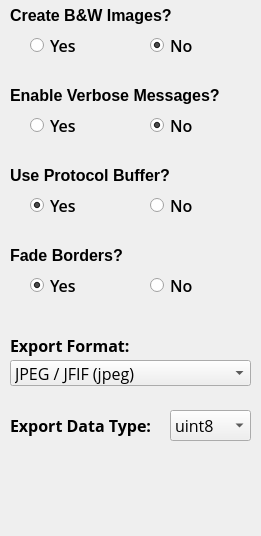
        <widget class="QWidget" name="page_2">
         <property name="geometry">
          <rect>
           <x>0</x>
           <y>0</y>
           <width>261</width>
           <height>536</height>
          </rect>
         </property>
         <attribute name="label">
          <string>Output Options</string>
         </attribute>
         <widget class="QLabel" name="label_50">
          <property name="geometry">
           <rect>
            <x>10</x>
            <y>240</y>
            <width>241</width>
            <height>31</height>
           </rect>
          </property>
          <property name="font">
           <font>
            <pointsize>12</pointsize>
            <weight>75</weight>
            <bold>true</bold>
           </font>
          </property>
          <property name="text">
           <string>Fade Borders?</string>
          </property>
         </widget>
         <widget class="QGroupBox" name="grpProtocol">
          <property name="geometry">
           <rect>
            <x>10</x>
            <y>190</y>
            <width>241</width>
            <height>31</height>
           </rect>
          </property>
          <property name="styleSheet">
           <string notr="true">font-family: Open Sans;
font-size: 16px;
font-style: normal;
font-variant: normal;
font-weight: 500;
border:0;</string>
          </property>
          <property name="title">
           <string/>
          </property>
          <widget class="QRadioButton" name="rdoPBYes">
           <property name="geometry">
            <rect>
             <x>20</x>
             <y>0</y>
             <width>86</width>
             <height>31</height>
            </rect>
           </property>
           <property name="text">
            <string>Yes</string>
           </property>
           <property name="checked">
            <bool>true</bool>
           </property>
          </widget>
          <widget class="QRadioButton" name="rdoPBNo">
           <property name="geometry">
            <rect>
             <x>140</x>
             <y>0</y>
             <width>86</width>
             <height>31</height>
            </rect>
           </property>
           <property name="text">
            <string>No</string>
           </property>
           <property name="checked">
            <bool>false</bool>
           </property>
          </widget>
         </widget>
         <widget class="QGroupBox" name="grpFade">
          <property name="geometry">
           <rect>
            <x>10</x>
            <y>270</y>
            <width>241</width>
            <height>31</height>
           </rect>
          </property>
          <property name="styleSheet">
           <string notr="true">font-family: Open Sans;
font-size: 16px;
font-style: normal;
font-variant: normal;
font-weight: 500;
border:0;</string>
          </property>
          <property name="title">
           <string/>
          </property>
          <widget class="QRadioButton" name="rdoFadeYes">
           <property name="geometry">
            <rect>
             <x>20</x>
             <y>0</y>
             <width>86</width>
             <height>31</height>
            </rect>
           </property>
           <property name="text">
            <string>Yes</string>
           </property>
           <property name="checked">
            <bool>true</bool>
           </property>
          </widget>
          <widget class="QRadioButton" name="rdoFadeNo">
           <property name="geometry">
            <rect>
             <x>140</x>
             <y>0</y>
             <width>86</width>
             <height>31</height>
            </rect>
           </property>
           <property name="text">
            <string>No</string>
           </property>
           <property name="checked">
            <bool>false</bool>
           </property>
          </widget>
         </widget>
         <widget class="QLabel" name="label_19">
          <property name="geometry">
           <rect>
            <x>10</x>
            <y>160</y>
            <width>241</width>
            <height>31</height>
           </rect>
          </property>
          <property name="font">
           <font>
            <pointsize>12</pointsize>
            <weight>75</weight>
            <bold>true</bold>
           </font>
          </property>
          <property name="text">
           <string>Use Protocol Buffer?</string>
          </property>
         </widget>
         <widget class="QGroupBox" name="grpBW">
          <property name="geometry">
           <rect>
            <x>10</x>
            <y>30</y>
            <width>241</width>
            <height>31</height>
           </rect>
          </property>
          <property name="styleSheet">
           <string notr="true">font-family: Open Sans;
font-size: 16px;
font-style: normal;
font-variant: normal;
font-weight: 500;
border:0;</string>
          </property>
          <property name="title">
           <string/>
          </property>
          <widget class="QRadioButton" name="rdoBWYes">
           <property name="geometry">
            <rect>
             <x>20</x>
             <y>0</y>
             <width>86</width>
             <height>31</height>
            </rect>
           </property>
           <property name="text">
            <string>Yes</string>
           </property>
          </widget>
          <widget class="QRadioButton" name="rdoBWNo">
           <property name="geometry">
            <rect>
             <x>140</x>
             <y>0</y>
             <width>86</width>
             <height>31</height>
            </rect>
           </property>
           <property name="text">
            <string>No</string>
           </property>
           <property name="checked">
            <bool>true</bool>
           </property>
          </widget>
         </widget>
         <widget class="QGroupBox" name="grpVerbose">
          <property name="geometry">
           <rect>
            <x>10</x>
            <y>110</y>
            <width>241</width>
            <height>31</height>
           </rect>
          </property>
          <property name="styleSheet">
           <string notr="true">font-family: Open Sans;
font-size: 16px;
font-style: normal;
font-variant: normal;
font-weight: 500;
border:0;</string>
          </property>
          <property name="title">
           <string/>
          </property>
          <widget class="QRadioButton" name="rdoVMYes">
           <property name="geometry">
            <rect>
             <x>20</x>
             <y>0</y>
             <width>86</width>
             <height>31</height>
            </rect>
           </property>
           <property name="text">
            <string>Yes</string>
           </property>
          </widget>
          <widget class="QRadioButton" name="rdoVMNo">
           <property name="geometry">
            <rect>
             <x>140</x>
             <y>0</y>
             <width>86</width>
             <height>31</height>
            </rect>
           </property>
           <property name="text">
            <string>No</string>
           </property>
           <property name="checked">
            <bool>true</bool>
           </property>
          </widget>
         </widget>
         <widget class="QLabel" name="label_14">
          <property name="geometry">
           <rect>
            <x>10</x>
            <y>0</y>
            <width>231</width>
            <height>31</height>
           </rect>
          </property>
          <property name="font">
           <font>
            <pointsize>12</pointsize>
            <weight>75</weight>
            <bold>true</bold>
           </font>
          </property>
          <property name="text">
           <string>Create B&amp;W Images?</string>
          </property>
         </widget>
         <widget class="QLabel" name="label_20">
          <property name="geometry">
           <rect>
            <x>10</x>
            <y>80</y>
            <width>241</width>
            <height>31</height>
           </rect>
          </property>
          <property name="font">
           <font>
            <pointsize>12</pointsize>
            <weight>75</weight>
            <bold>true</bold>
           </font>
          </property>
          <property name="text">
           <string>Enable Verbose Messages?</string>
          </property>
         </widget>
         <widget class="QComboBox" name="cboData">
          <property name="geometry">
           <rect>
            <x>170</x>
            <y>410</y>
            <width>81</width>
            <height>31</height>
           </rect>
          </property>
          <property name="font">
           <font>
            <family>Open Sans</family>
            <pointsize>12</pointsize>
           </font>
          </property>
          <property name="currentIndex">
           <number>0</number>
          </property>
          <item>
           <property name="text">
            <string>uint8</string>
           </property>
          </item>
          <item>
           <property name="text">
            <string>int16</string>
           </property>
          </item>
          <item>
           <property name="text">
            <string>uint16</string>
           </property>
          </item>
          <item>
           <property name="text">
            <string>int32</string>
           </property>
          </item>
          <item>
           <property name="text">
            <string>uint32</string>
           </property>
          </item>
          <item>
           <property name="text">
            <string>int64</string>
           </property>
          </item>
          <item>
           <property name="text">
            <string>uint64</string>
           </property>
          </item>
          <item>
           <property name="text">
            <string>float16</string>
           </property>
          </item>
          <item>
           <property name="text">
            <string>float32</string>
           </property>
          </item>
          <item>
           <property name="text">
            <string>float64</string>
           </property>
          </item>
         </widget>
         <widget class="QLabel" name="label_32">
          <property name="geometry">
           <rect>
            <x>10</x>
            <y>410</y>
            <width>161</width>
            <height>31</height>
           </rect>
          </property>
          <property name="font">
           <font>
            <family>Open Sans</family>
            <pointsize>12</pointsize>
            <weight>75</weight>
            <bold>true</bold>
           </font>
          </property>
          <property name="text">
           <string>Export Data Type:</string>
          </property>
         </widget>
         <widget class="QLabel" name="label_31">
          <property name="geometry">
           <rect>
            <x>10</x>
            <y>330</y>
            <width>161</width>
            <height>31</height>
           </rect>
          </property>
          <property name="font">
           <font>
            <family>Open Sans</family>
            <pointsize>12</pointsize>
            <weight>75</weight>
            <bold>true</bold>
           </font>
          </property>
          <property name="text">
           <string>Export Format:</string>
          </property>
         </widget>
         <widget class="QComboBox" name="cboFormat">
          <property name="geometry">
           <rect>
            <x>10</x>
            <y>360</y>
            <width>241</width>
            <height>26</height>
           </rect>
          </property>
          <property name="font">
           <font>
            <family>Open Sans</family>
            <pointsize>12</pointsize>
           </font>
          </property>
          <property name="currentIndex">
           <number>0</number>
          </property>
          <property name="sizeAdjustPolicy">
           <enum>QComboBox::AdjustToContentsOnFirstShow</enum>
          </property>
          <item>
           <property name="text">
            <string>JPEG / JFIF (jpeg)</string>
           </property>
          </item>
          <item>
           <property name="text">
            <string>Portable Network Graphics (png)</string>
           </property>
          </item>
          <item>
           <property name="text">
            <string>Microsoft Windows Device Independent Bitmap (bmp)</string>
           </property>
          </item>
          <item>
           <property name="text">
            <string>Graphics Interchange Format (gif)</string>
           </property>
          </item>
          <item>
           <property name="text">
            <string>TIFF / BigTIFF / GeoTIFF (tif)</string>
           </property>
          </item>
          <item>
           <property name="text">
            <string>X11 Pixmap (xpm)</string>
           </property>
          </item>
          <item>
           <property name="text">
            <string>Arc/Info Binary Grid (adf)</string>
           </property>
          </item>
          <item>
           <property name="text">
            <string>Bathymetry Attributed Grid (bag)</string>
           </property>
          </item>
          <item>
           <property name="text">
            <string>BSB Nautical Chart Format (kap)</string>
           </property>
          </item>
          <item>
           <property name="text">
            <string>Envisat Image Product (n1)</string>
           </property>
          </item>
          <item>
           <property name="text">
            <string>Erdas Imagine (img)</string>
           </property>
          </item>
          <item>
           <property name="text">
            <string>Erdas Compressed Wavelets (ecw)</string>
           </property>
          </item>
          <item>
           <property name="text">
            <string>ERMapper (ers)</string>
           </property>
          </item>
          <item>
           <property name="text">
            <string>EUMETSAT Archive Native (nat)</string>
           </property>
          </item>
          <item>
           <property name="text">
            <string>FITS (fits)</string>
           </property>
          </item>
          <item>
           <property name="text">
            <string>GDAL Virtual (vrt)</string>
           </property>
          </item>
          <item>
           <property name="text">
            <string>Generic Tagged Arrays (gta)</string>
           </property>
          </item>
          <item>
           <property name="text">
            <string>In Memory Raster (mem)</string>
           </property>
          </item>
          <item>
           <property name="text">
            <string>Japanese DEM (mem)</string>
           </property>
          </item>
          <item>
           <property name="text">
            <string>Swedish Grid RIK (rik)</string>
           </property>
          </item>
          <item>
           <property name="text">
            <string>Terragen Heightfield (ter)</string>
           </property>
          </item>
          <item>
           <property name="text">
            <string>USGS ASCII DEM / CDED (dem)</string>
           </property>
          </item>
          <item>
           <property name="text">
            <string>USGS DOQ 1st Generation (doq)</string>
           </property>
          </item>
          <item>
           <property name="text">
            <string>USGS DOQ New Labelled (doq)</string>
           </property>
          </item>
          <item>
           <property name="text">
            <string>WMO GRIB1 / GRIB2 (grb)</string>
           </property>
          </item>
         </widget>
        </widget>
